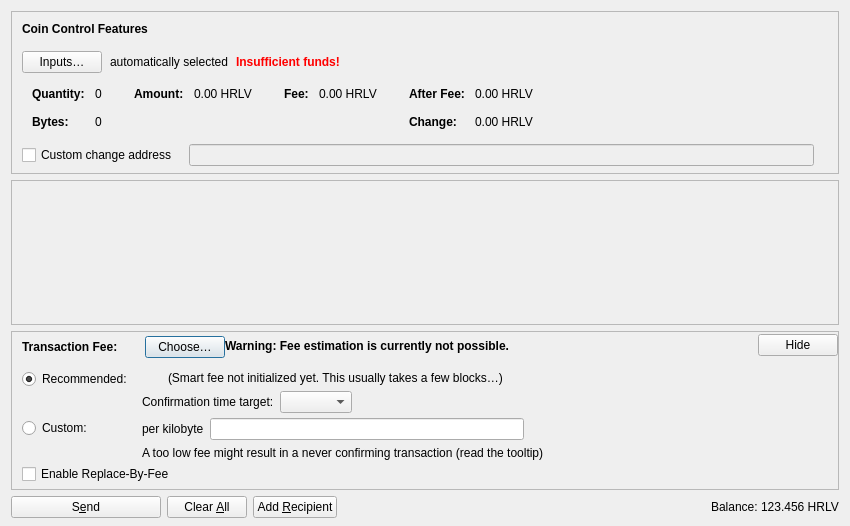
<?xml version="1.0" encoding="UTF-8"?>
<ui version="4.0">
 <class>SendCoinsDialog</class>
 <widget class="QDialog" name="SendCoinsDialog">
  <property name="geometry">
   <rect>
    <x>0</x>
    <y>0</y>
    <width>850</width>
    <height>526</height>
   </rect>
  </property>
  <property name="windowTitle">
   <string>Send Coins</string>
  </property>
  <layout class="QVBoxLayout" name="verticalLayout" stretch="0,1,0,0">
   <property name="bottomMargin">
    <number>8</number>
   </property>
   <item>
    <widget class="QFrame" name="frameCoinControl">
     <property name="sizePolicy">
      <sizepolicy hsizetype="Expanding" vsizetype="Expanding">
       <horstretch>0</horstretch>
       <verstretch>0</verstretch>
      </sizepolicy>
     </property>
     <property name="maximumSize">
      <size>
       <width>16777215</width>
       <height>16777215</height>
      </size>
     </property>
     <property name="frameShape">
      <enum>QFrame::StyledPanel</enum>
     </property>
     <property name="frameShadow">
      <enum>QFrame::Sunken</enum>
     </property>
     <layout class="QVBoxLayout" name="verticalLayoutCoinControl2">
      <property name="spacing">
       <number>0</number>
      </property>
      <property name="leftMargin">
       <number>0</number>
      </property>
      <property name="topMargin">
       <number>0</number>
      </property>
      <property name="rightMargin">
       <number>0</number>
      </property>
      <property name="bottomMargin">
       <number>6</number>
      </property>
      <item>
       <layout class="QVBoxLayout" name="verticalLayoutCoinControl" stretch="0,0,0,0,1">
        <property name="spacing">
         <number>0</number>
        </property>
        <property name="leftMargin">
         <number>10</number>
        </property>
        <property name="topMargin">
         <number>10</number>
        </property>
        <item>
         <layout class="QHBoxLayout" name="horizontalLayoutCoinControl1">
          <property name="bottomMargin">
           <number>15</number>
          </property>
          <item>
           <widget class="QLabel" name="labelCoinControlFeatures">
            <property name="sizePolicy">
             <sizepolicy hsizetype="Preferred" vsizetype="Maximum">
              <horstretch>0</horstretch>
              <verstretch>0</verstretch>
             </sizepolicy>
            </property>
            <property name="font">
             <font>
              <weight>75</weight>
              <bold>true</bold>
             </font>
            </property>
            <property name="styleSheet">
             <string notr="true">font-weight:bold;</string>
            </property>
            <property name="text">
             <string>Coin Control Features</string>
            </property>
           </widget>
          </item>
         </layout>
        </item>
        <item>
         <layout class="QHBoxLayout" name="horizontalLayoutCoinControl2" stretch="0,0,0,0">
          <property name="spacing">
           <number>8</number>
          </property>
          <property name="bottomMargin">
           <number>10</number>
          </property>
          <item>
           <widget class="QPushButton" name="pushButtonCoinControl">
            <property name="styleSheet">
             <string notr="true"/>
            </property>
            <property name="text">
             <string>Inputs…</string>
            </property>
            <property name="autoDefault">
             <bool>false</bool>
            </property>
           </widget>
          </item>
          <item>
           <widget class="QLabel" name="labelCoinControlAutomaticallySelected">
            <property name="text">
             <string>automatically selected</string>
            </property>
            <property name="margin">
             <number>5</number>
            </property>
           </widget>
          </item>
          <item>
           <widget class="QLabel" name="labelCoinControlInsuffFunds">
            <property name="font">
             <font>
              <weight>75</weight>
              <bold>true</bold>
             </font>
            </property>
            <property name="styleSheet">
             <string notr="true">color:red;font-weight:bold;</string>
            </property>
            <property name="text">
             <string>Insufficient funds!</string>
            </property>
            <property name="margin">
             <number>5</number>
            </property>
           </widget>
          </item>
          <item>
           <spacer name="horizontalSpacerCoinControl">
            <property name="orientation">
             <enum>Qt::Horizontal</enum>
            </property>
            <property name="sizeHint" stdset="0">
             <size>
              <width>40</width>
              <height>1</height>
             </size>
            </property>
           </spacer>
          </item>
         </layout>
        </item>
        <item>
         <widget class="QWidget" name="widgetCoinControl" native="true">
          <property name="sizePolicy">
           <sizepolicy hsizetype="Preferred" vsizetype="Preferred">
            <horstretch>0</horstretch>
            <verstretch>0</verstretch>
           </sizepolicy>
          </property>
          <property name="minimumSize">
           <size>
            <width>0</width>
            <height>0</height>
           </size>
          </property>
          <property name="styleSheet">
           <string notr="true"/>
          </property>
          <layout class="QHBoxLayout" name="horizontalLayoutCoinControl5">
           <property name="leftMargin">
            <number>0</number>
           </property>
           <property name="topMargin">
            <number>0</number>
           </property>
           <property name="rightMargin">
            <number>0</number>
           </property>
           <property name="bottomMargin">
            <number>0</number>
           </property>
           <item>
            <layout class="QHBoxLayout" name="horizontalLayoutCoinControl3" stretch="0,0,0,1">
             <property name="spacing">
              <number>20</number>
             </property>
             <property name="topMargin">
              <number>0</number>
             </property>
             <property name="bottomMargin">
              <number>10</number>
             </property>
             <item>
              <layout class="QFormLayout" name="formLayoutCoinControl1">
               <property name="labelAlignment">
                <set>Qt::AlignLeft|Qt::AlignVCenter</set>
               </property>
               <property name="horizontalSpacing">
                <number>10</number>
               </property>
               <property name="verticalSpacing">
                <number>14</number>
               </property>
               <property name="leftMargin">
                <number>10</number>
               </property>
               <property name="topMargin">
                <number>4</number>
               </property>
               <property name="rightMargin">
                <number>6</number>
               </property>
               <item row="0" column="0">
                <widget class="QLabel" name="labelCoinControlQuantityText">
                 <property name="font">
                  <font>
                   <weight>75</weight>
                   <bold>true</bold>
                  </font>
                 </property>
                 <property name="text">
                  <string>Quantity:</string>
                 </property>
                 <property name="margin">
                  <number>0</number>
                 </property>
                </widget>
               </item>
               <item row="0" column="1">
                <widget class="QLabel" name="labelCoinControlQuantity">
                 <property name="cursor">
                  <cursorShape>IBeamCursor</cursorShape>
                 </property>
                 <property name="contextMenuPolicy">
                  <enum>Qt::ActionsContextMenu</enum>
                 </property>
                 <property name="text">
                  <string notr="true">0</string>
                 </property>
                 <property name="margin">
                  <number>0</number>
                 </property>
                 <property name="textInteractionFlags">
                  <set>Qt::LinksAccessibleByMouse|Qt::TextSelectableByKeyboard|Qt::TextSelectableByMouse</set>
                 </property>
                </widget>
               </item>
               <item row="1" column="0">
                <widget class="QLabel" name="labelCoinControlBytesText">
                 <property name="font">
                  <font>
                   <weight>75</weight>
                   <bold>true</bold>
                  </font>
                 </property>
                 <property name="text">
                  <string>Bytes:</string>
                 </property>
                </widget>
               </item>
               <item row="1" column="1">
                <widget class="QLabel" name="labelCoinControlBytes">
                 <property name="cursor">
                  <cursorShape>IBeamCursor</cursorShape>
                 </property>
                 <property name="contextMenuPolicy">
                  <enum>Qt::ActionsContextMenu</enum>
                 </property>
                 <property name="text">
                  <string notr="true">0</string>
                 </property>
                 <property name="textInteractionFlags">
                  <set>Qt::LinksAccessibleByMouse|Qt::TextSelectableByKeyboard|Qt::TextSelectableByMouse</set>
                 </property>
                </widget>
               </item>
              </layout>
             </item>
             <item>
              <layout class="QFormLayout" name="formLayoutCoinControl2">
               <property name="horizontalSpacing">
                <number>10</number>
               </property>
               <property name="verticalSpacing">
                <number>14</number>
               </property>
               <property name="leftMargin">
                <number>6</number>
               </property>
               <property name="topMargin">
                <number>4</number>
               </property>
               <property name="rightMargin">
                <number>6</number>
               </property>
               <item row="0" column="0">
                <widget class="QLabel" name="labelCoinControlAmountText">
                 <property name="font">
                  <font>
                   <weight>75</weight>
                   <bold>true</bold>
                  </font>
                 </property>
                 <property name="text">
                  <string>Amount:</string>
                 </property>
                 <property name="margin">
                  <number>0</number>
                 </property>
                </widget>
               </item>
               <item row="0" column="1">
                <widget class="QLabel" name="labelCoinControlAmount">
                 <property name="cursor">
                  <cursorShape>IBeamCursor</cursorShape>
                 </property>
                 <property name="contextMenuPolicy">
                  <enum>Qt::ActionsContextMenu</enum>
                 </property>
                 <property name="text">
                  <string notr="true">0.00 HRLV</string>
                 </property>
                 <property name="textInteractionFlags">
                  <set>Qt::LinksAccessibleByMouse|Qt::TextSelectableByKeyboard|Qt::TextSelectableByMouse</set>
                 </property>
                </widget>
               </item>
              </layout>
             </item>
             <item>
              <layout class="QFormLayout" name="formLayoutCoinControl3">
               <property name="horizontalSpacing">
                <number>10</number>
               </property>
               <property name="verticalSpacing">
                <number>14</number>
               </property>
               <property name="leftMargin">
                <number>6</number>
               </property>
               <property name="topMargin">
                <number>4</number>
               </property>
               <property name="rightMargin">
                <number>6</number>
               </property>
               <item row="0" column="0">
                <widget class="QLabel" name="labelCoinControlFeeText">
                 <property name="font">
                  <font>
                   <weight>75</weight>
                   <bold>true</bold>
                  </font>
                 </property>
                 <property name="text">
                  <string>Fee:</string>
                 </property>
                 <property name="margin">
                  <number>0</number>
                 </property>
                </widget>
               </item>
               <item row="0" column="1">
                <widget class="QLabel" name="labelCoinControlFee">
                 <property name="cursor">
                  <cursorShape>IBeamCursor</cursorShape>
                 </property>
                 <property name="contextMenuPolicy">
                  <enum>Qt::ActionsContextMenu</enum>
                 </property>
                 <property name="text">
                  <string notr="true">0.00 HRLV</string>
                 </property>
                 <property name="textInteractionFlags">
                  <set>Qt::LinksAccessibleByMouse|Qt::TextSelectableByKeyboard|Qt::TextSelectableByMouse</set>
                 </property>
                </widget>
               </item>
              </layout>
             </item>
             <item>
              <layout class="QFormLayout" name="formLayoutCoinControl4">
               <property name="labelAlignment">
                <set>Qt::AlignLeft|Qt::AlignVCenter</set>
               </property>
               <property name="horizontalSpacing">
                <number>10</number>
               </property>
               <property name="verticalSpacing">
                <number>14</number>
               </property>
               <property name="leftMargin">
                <number>6</number>
               </property>
               <property name="topMargin">
                <number>4</number>
               </property>
               <property name="rightMargin">
                <number>6</number>
               </property>
               <item row="0" column="0">
                <widget class="QLabel" name="labelCoinControlAfterFeeText">
                 <property name="font">
                  <font>
                   <weight>75</weight>
                   <bold>true</bold>
                  </font>
                 </property>
                 <property name="text">
                  <string>After Fee:</string>
                 </property>
                 <property name="margin">
                  <number>0</number>
                 </property>
                </widget>
               </item>
               <item row="0" column="1">
                <widget class="QLabel" name="labelCoinControlAfterFee">
                 <property name="cursor">
                  <cursorShape>IBeamCursor</cursorShape>
                 </property>
                 <property name="contextMenuPolicy">
                  <enum>Qt::ActionsContextMenu</enum>
                 </property>
                 <property name="text">
                  <string notr="true">0.00 HRLV</string>
                 </property>
                 <property name="textInteractionFlags">
                  <set>Qt::LinksAccessibleByMouse|Qt::TextSelectableByKeyboard|Qt::TextSelectableByMouse</set>
                 </property>
                </widget>
               </item>
               <item row="1" column="0">
                <widget class="QLabel" name="labelCoinControlChangeText">
                 <property name="font">
                  <font>
                   <weight>75</weight>
                   <bold>true</bold>
                  </font>
                 </property>
                 <property name="text">
                  <string>Change:</string>
                 </property>
                </widget>
               </item>
               <item row="1" column="1">
                <widget class="QLabel" name="labelCoinControlChange">
                 <property name="cursor">
                  <cursorShape>IBeamCursor</cursorShape>
                 </property>
                 <property name="contextMenuPolicy">
                  <enum>Qt::ActionsContextMenu</enum>
                 </property>
                 <property name="text">
                  <string notr="true">0.00 HRLV</string>
                 </property>
                 <property name="textInteractionFlags">
                  <set>Qt::LinksAccessibleByMouse|Qt::TextSelectableByKeyboard|Qt::TextSelectableByMouse</set>
                 </property>
                </widget>
               </item>
              </layout>
             </item>
            </layout>
           </item>
          </layout>
         </widget>
        </item>
        <item>
         <layout class="QHBoxLayout" name="horizontalLayoutCoinControl4" stretch="0,0,0">
          <property name="spacing">
           <number>12</number>
          </property>
          <property name="sizeConstraint">
           <enum>QLayout::SetDefaultConstraint</enum>
          </property>
          <property name="topMargin">
           <number>5</number>
          </property>
          <property name="rightMargin">
           <number>5</number>
          </property>
          <item>
           <widget class="QCheckBox" name="checkBoxCoinControlChange">
            <property name="toolTip">
             <string>If this is activated, but the change address is empty or invalid, change will be sent to a newly generated address.</string>
            </property>
            <property name="text">
             <string>Custom change address</string>
            </property>
           </widget>
          </item>
          <item>
           <widget class="QValidatedLineEdit" name="lineEditCoinControlChange">
            <property name="enabled">
             <bool>false</bool>
            </property>
            <property name="sizePolicy">
             <sizepolicy hsizetype="Expanding" vsizetype="Fixed">
              <horstretch>0</horstretch>
              <verstretch>0</verstretch>
             </sizepolicy>
            </property>
           </widget>
          </item>
          <item>
           <widget class="QLabel" name="labelCoinControlChangeLabel">
            <property name="sizePolicy">
             <sizepolicy hsizetype="Preferred" vsizetype="Expanding">
              <horstretch>0</horstretch>
              <verstretch>0</verstretch>
             </sizepolicy>
            </property>
            <property name="minimumSize">
             <size>
              <width>0</width>
              <height>0</height>
             </size>
            </property>
            <property name="text">
             <string/>
            </property>
            <property name="margin">
             <number>3</number>
            </property>
           </widget>
          </item>
         </layout>
        </item>
        <item>
         <spacer name="verticalSpacerCoinControl">
          <property name="orientation">
           <enum>Qt::Vertical</enum>
          </property>
          <property name="sizeHint" stdset="0">
           <size>
            <width>800</width>
            <height>1</height>
           </size>
          </property>
         </spacer>
        </item>
       </layout>
      </item>
     </layout>
    </widget>
   </item>
   <item>
    <widget class="QScrollArea" name="scrollArea">
     <property name="widgetResizable">
      <bool>true</bool>
     </property>
     <widget class="QWidget" name="scrollAreaWidgetContents">
      <property name="geometry">
       <rect>
        <x>0</x>
        <y>0</y>
        <width>830</width>
        <height>104</height>
       </rect>
      </property>
      <layout class="QVBoxLayout" name="verticalLayout_2" stretch="0,1">
       <property name="leftMargin">
        <number>0</number>
       </property>
       <property name="topMargin">
        <number>0</number>
       </property>
       <property name="rightMargin">
        <number>0</number>
       </property>
       <property name="bottomMargin">
        <number>0</number>
       </property>
       <item>
        <layout class="QVBoxLayout" name="entries">
         <property name="spacing">
          <number>6</number>
         </property>
        </layout>
       </item>
       <item>
        <spacer name="verticalSpacer">
         <property name="orientation">
          <enum>Qt::Vertical</enum>
         </property>
         <property name="sizeHint" stdset="0">
          <size>
           <width>20</width>
           <height>40</height>
          </size>
         </property>
        </spacer>
       </item>
      </layout>
     </widget>
    </widget>
   </item>
   <item>
    <widget class="QFrame" name="frameFee">
     <property name="sizePolicy">
      <sizepolicy hsizetype="Expanding" vsizetype="Expanding">
       <horstretch>0</horstretch>
       <verstretch>0</verstretch>
      </sizepolicy>
     </property>
     <property name="maximumSize">
      <size>
       <width>16777215</width>
       <height>16777215</height>
      </size>
     </property>
     <property name="frameShape">
      <enum>QFrame::StyledPanel</enum>
     </property>
     <property name="frameShadow">
      <enum>QFrame::Sunken</enum>
     </property>
     <layout class="QVBoxLayout" name="verticalLayoutFee1">
      <property name="spacing">
       <number>0</number>
      </property>
      <property name="leftMargin">
       <number>0</number>
      </property>
      <property name="topMargin">
       <number>0</number>
      </property>
      <property name="rightMargin">
       <number>0</number>
      </property>
      <property name="bottomMargin">
       <number>0</number>
      </property>
      <item>
       <layout class="QVBoxLayout" name="verticalLayoutFee2" stretch="0,0,0">
        <property name="spacing">
         <number>0</number>
        </property>
        <property name="leftMargin">
         <number>10</number>
        </property>
        <property name="topMargin">
         <number>0</number>
        </property>
        <item>
         <layout class="QHBoxLayout" name="horizontalLayoutFee1">
          <property name="bottomMargin">
           <number>0</number>
          </property>
          <item>
           <layout class="QVBoxLayout" name="verticalLayoutFee7">
            <property name="spacing">
             <number>0</number>
            </property>
            <item>
             <spacer name="verticalSpacerSmartFee">
              <property name="orientation">
               <enum>Qt::Vertical</enum>
              </property>
              <property name="sizeType">
               <enum>QSizePolicy::Fixed</enum>
              </property>
              <property name="sizeHint" stdset="0">
               <size>
                <width>1</width>
                <height>4</height>
               </size>
              </property>
             </spacer>
            </item>
            <item>
             <layout class="QHBoxLayout" name="horizontalLayoutSmartFee">
              <property name="spacing">
               <number>10</number>
              </property>
              <item>
               <widget class="QLabel" name="labelFeeHeadline">
                <property name="sizePolicy">
                 <sizepolicy hsizetype="Preferred" vsizetype="Maximum">
                  <horstretch>0</horstretch>
                  <verstretch>0</verstretch>
                 </sizepolicy>
                </property>
                <property name="font">
                 <font>
                  <weight>75</weight>
                  <bold>true</bold>
                 </font>
                </property>
                <property name="styleSheet">
                 <string notr="true">font-weight:bold;</string>
                </property>
                <property name="text">
                 <string>Transaction Fee:</string>
                </property>
               </widget>
              </item>
              <item>
               <widget class="QLabel" name="labelFeeMinimized">
                <property name="text">
                 <string/>
                </property>
               </widget>
              </item>
              <item>
               <widget class="QPushButton" name="buttonChooseFee">
                <property name="text">
                 <string>Choose…</string>
                </property>
               </widget>
              </item>
             </layout>
            </item>
            <item>
             <spacer name="verticalSpacer_5">
              <property name="orientation">
               <enum>Qt::Vertical</enum>
              </property>
              <property name="sizeHint" stdset="0">
               <size>
                <width>1</width>
                <height>1</height>
               </size>
              </property>
             </spacer>
            </item>
           </layout>
          </item>
          <item>
           <widget class="QLabel" name="fallbackFeeWarningLabel">
            <property name="toolTip">
             <string>Using the fallbackfee can result in sending a transaction that will take several hours or days (or never) to confirm. Consider choosing your fee manually or wait until you have validated the complete chain.</string>
            </property>
            <property name="font">
            <font>
                <weight>75</weight>
                <bold>true</bold>
            </font>
            </property>
            <property name="text">
             <string>Warning: Fee estimation is currently not possible.</string>
            </property>
            <property name="wordWrap">
             <bool>false</bool>
            </property>
           </widget>
          </item>
          <item>
           <spacer name="horizontalSpacer_4">
            <property name="orientation">
             <enum>Qt::Horizontal</enum>
            </property>
            <property name="sizeType">
             <enum>QSizePolicy::MinimumExpanding</enum>
            </property>
            <property name="sizeHint" stdset="0">
             <size>
              <width>40</width>
              <height>20</height>
             </size>
            </property>
           </spacer>
          </item>
          <item>
           <widget class="QPushButton" name="buttonMinimizeFee">
            <property name="toolTip">
             <string>Hide transaction fee settings</string>
            </property>
            <property name="text">
             <string>Hide</string>
            </property>
           </widget>
          </item>
         </layout>
        </item>
        <item>
         <widget class="QFrame" name="frameFeeSelection">
          <layout class="QVBoxLayout" name="verticalLayoutFee12">
           <property name="spacing">
            <number>0</number>
           </property>
           <property name="leftMargin">
            <number>0</number>
           </property>
           <property name="topMargin">
            <number>0</number>
           </property>
           <property name="rightMargin">
            <number>0</number>
           </property>
           <property name="bottomMargin">
            <number>0</number>
           </property>
           <item>
            <layout class="QGridLayout" name="gridLayoutFee">
             <property name="topMargin">
              <number>10</number>
             </property>
             <property name="bottomMargin">
              <number>4</number>
             </property>
             <property name="horizontalSpacing">
              <number>10</number>
             </property>
             <property name="verticalSpacing">
              <number>4</number>
             </property>
             <item row="1" column="1">
              <layout class="QVBoxLayout" name="verticalLayoutFee8">
               <property name="spacing">
                <number>6</number>
               </property>
               <item>
                <layout class="QHBoxLayout" name="horizontalLayoutFee13">
                 <item>
                  <widget class="QLabel" name="labelCustomPerKilobyte">
                   <property name="toolTip">
                    <string>Specify a custom fee per kB (1,000 bytes) of the transaction's virtual size.

Note:  Since the fee is calculated on a per-byte basis, a fee rate of "100 satoshis per kvB" for a transaction size of 500 virtual bytes (half of 1 kvB) would ultimately yield a fee of only 50 satoshis.</string>
                   </property>
                   <property name="text">
                    <string>per kilobyte</string>
                   </property>
                  </widget>
                 </item>
                 <item>
                  <widget class="BitcoinAmountField" name="customFee"/>
                 </item>
                 <item>
                  <spacer name="horizontalSpacer_6">
                   <property name="orientation">
                    <enum>Qt::Horizontal</enum>
                   </property>
                   <property name="sizeHint" stdset="0">
                    <size>
                     <width>1</width>
                     <height>1</height>
                    </size>
                   </property>
                  </spacer>
                 </item>
                </layout>
               </item>
               <item>
                <layout class="QHBoxLayout" name="horizontalLayoutFee8">
                 <item>
                  <widget class="QLabel" name="labelCustomFeeWarning">
                   <property name="enabled">
                    <bool>true</bool>
                   </property>
                   <property name="toolTip">
                    <string>When there is less transaction volume than space in the blocks, miners as well as relaying nodes may enforce a minimum fee. Paying only this minimum fee is just fine, but be aware that this can result in a never confirming transaction once there is more demand for hashvive transactions than the network can process.</string>
                   </property>
                   <property name="text">
                    <string>A too low fee might result in a never confirming transaction (read the tooltip)</string>
                   </property>
                  </widget>
                 </item>
                 <item>
                  <spacer name="horizontalSpacer_2">
                   <property name="orientation">
                    <enum>Qt::Horizontal</enum>
                   </property>
                   <property name="sizeHint" stdset="0">
                    <size>
                     <width>1</width>
                     <height>1</height>
                    </size>
                   </property>
                  </spacer>
                 </item>
                </layout>
               </item>
              </layout>
             </item>
             <item row="0" column="0">
              <layout class="QVBoxLayout" name="verticalLayoutFee4" stretch="0,1">
               <item>
                <widget class="QRadioButton" name="radioSmartFee">
                 <property name="text">
                  <string>Recommended:</string>
                 </property>
                 <property name="checked">
                  <bool>true</bool>
                 </property>
                 <attribute name="buttonGroup">
                  <string notr="true">groupFee</string>
                 </attribute>
                </widget>
               </item>
               <item>
                <spacer name="verticalSpacer_2">
                 <property name="orientation">
                  <enum>Qt::Vertical</enum>
                 </property>
                 <property name="sizeHint" stdset="0">
                  <size>
                   <width>1</width>
                   <height>1</height>
                  </size>
                 </property>
                </spacer>
               </item>
              </layout>
             </item>
             <item row="1" column="0">
              <layout class="QVBoxLayout" name="verticalLayoutFee9" stretch="0,1">
               <item>
                <widget class="QRadioButton" name="radioCustomFee">
                 <property name="text">
                  <string>Custom:</string>
                 </property>
                 <attribute name="buttonGroup">
                  <string notr="true">groupFee</string>
                 </attribute>
                </widget>
               </item>
               <item>
                <spacer name="verticalSpacer_6">
                 <property name="orientation">
                  <enum>Qt::Vertical</enum>
                 </property>
                 <property name="sizeHint" stdset="0">
                  <size>
                   <width>1</width>
                   <height>1</height>
                  </size>
                 </property>
                </spacer>
               </item>
              </layout>
             </item>
             <item row="0" column="1">
              <layout class="QVBoxLayout" name="verticalLayoutFee3" stretch="0,0,1">
               <property name="spacing">
                <number>6</number>
               </property>
               <property name="topMargin">
                <number>2</number>
               </property>
               <item>
                <layout class="QHBoxLayout" name="horizontalLayoutFee12">
                 <item>
                  <widget class="QLabel" name="labelSmartFee">
                   <property name="text">
                    <string/>
                   </property>
                  </widget>
                 </item>
                 <item>
                  <widget class="QLabel" name="labelFeeEstimation">
                   <property name="text">
                    <string/>
                   </property>
                  </widget>
                 </item>
                 <item>
                  <widget class="QLabel" name="labelSmartFee2">
                   <property name="text">
                    <string>(Smart fee not initialized yet. This usually takes a few blocks…)</string>
                   </property>
                  </widget>
                 </item>
                 <item>
                  <spacer name="horizontalSpacer_5">
                   <property name="orientation">
                    <enum>Qt::Horizontal</enum>
                   </property>
                   <property name="sizeHint" stdset="0">
                    <size>
                     <width>1</width>
                     <height>1</height>
                    </size>
                   </property>
                  </spacer>
                 </item>
                </layout>
               </item>
               <item>
                <layout class="QHBoxLayout" name="horizontalLayoutFee9">
                 <item>
                  <layout class="QVBoxLayout" name="verticalLayoutFee6">
                   <item>
                    <widget class="QLabel" name="labelSmartFee3">
                     <property name="text">
                      <string>Confirmation time target:</string>
                     </property>
                    </widget>
                   </item>
                  </layout>
                 </item>
                 <item>
                  <layout class="QVBoxLayout" name="verticalLayoutFee5">
                   <property name="rightMargin">
                    <number>30</number>
                   </property>
                   <item>
                    <layout class="QHBoxLayout" name="horizontalLayoutConfTarget">
                     <property name="bottomMargin">
                      <number>0</number>
                     </property>
                     <item>
                      <widget class="QComboBox" name="confTargetSelector"/>
                     </item>
                     <item>
                      <spacer name="horizontalSpacerConfTarget">
                       <property name="orientation">
                        <enum>Qt::Horizontal</enum>
                       </property>
                       <property name="sizeHint" stdset="0">
                        <size>
                         <width>40</width>
                         <height>20</height>
                        </size>
                       </property>
                      </spacer>
                     </item>
                    </layout>
                   </item>
                  </layout>
                 </item>
                </layout>
               </item>
               <item>
                <spacer name="verticalSpacer_4">
                 <property name="orientation">
                  <enum>Qt::Vertical</enum>
                 </property>
                 <property name="sizeHint" stdset="0">
                  <size>
                   <width>1</width>
                   <height>1</height>
                  </size>
                 </property>
                </spacer>
               </item>
              </layout>
             </item>
            </layout>
           </item>
           <item>
            <widget class="QCheckBox" name="optInRBF">
             <property name="text">
              <string>Enable Replace-By-Fee</string>
             </property>
             <property name="toolTip">
              <string>With Replace-By-Fee (BIP-125) you can increase a transaction's fee after it is sent. Without this, a higher fee may be recommended to compensate for increased transaction delay risk.</string>
             </property>
            </widget>
           </item>
          </layout>
         </widget>
        </item>
        <item>
         <spacer name="verticalSpacerFee">
          <property name="orientation">
           <enum>Qt::Vertical</enum>
          </property>
          <property name="sizeHint" stdset="0">
           <size>
            <width>40</width>
            <height>5</height>
           </size>
          </property>
         </spacer>
        </item>
       </layout>
      </item>
     </layout>
    </widget>
   </item>
   <item>
    <layout class="QHBoxLayout" name="horizontalLayout">
     <item>
      <widget class="QPushButton" name="sendButton">
       <property name="minimumSize">
        <size>
         <width>150</width>
         <height>0</height>
        </size>
       </property>
       <property name="toolTip">
        <string>Confirm the send action</string>
       </property>
       <property name="text">
        <string>S&amp;end</string>
       </property>
       <property name="icon">
        <iconset resource="../hashvive.qrc">
         <normaloff>:/icons/send</normaloff>:/icons/send</iconset>
       </property>
       <property name="autoDefault">
        <bool>false</bool>
       </property>
       <property name="default">
        <bool>false</bool>
       </property>
      </widget>
     </item>
     <item>
      <widget class="QPushButton" name="clearButton">
       <property name="sizePolicy">
        <sizepolicy hsizetype="Minimum" vsizetype="Fixed">
         <horstretch>0</horstretch>
         <verstretch>0</verstretch>
        </sizepolicy>
       </property>
       <property name="toolTip">
        <string>Clear all fields of the form.</string>
       </property>
       <property name="text">
        <string>Clear &amp;All</string>
       </property>
       <property name="icon">
        <iconset resource="../hashvive.qrc">
         <normaloff>:/icons/remove</normaloff>:/icons/remove</iconset>
       </property>
       <property name="autoDefault">
        <bool>false</bool>
       </property>
      </widget>
     </item>
     <item>
      <widget class="QPushButton" name="addButton">
       <property name="toolTip">
        <string>Send to multiple recipients at once</string>
       </property>
       <property name="text">
        <string>Add &amp;Recipient</string>
       </property>
       <property name="icon">
        <iconset resource="../hashvive.qrc">
         <normaloff>:/icons/add</normaloff>:/icons/add</iconset>
       </property>
       <property name="autoDefault">
        <bool>false</bool>
       </property>
      </widget>
     </item>
     <item>
      <spacer name="horizontalSpacer">
       <property name="orientation">
        <enum>Qt::Horizontal</enum>
       </property>
       <property name="sizeHint" stdset="0">
        <size>
         <width>40</width>
         <height>20</height>
        </size>
       </property>
      </spacer>
     </item>
     <item>
      <layout class="QHBoxLayout" name="horizontalLayout_2">
       <property name="spacing">
        <number>3</number>
       </property>
       <item>
        <widget class="QLabel" name="labelBalanceName">
         <property name="sizePolicy">
          <sizepolicy hsizetype="Preferred" vsizetype="Fixed">
           <horstretch>0</horstretch>
           <verstretch>0</verstretch>
          </sizepolicy>
         </property>
         <property name="text">
          <string>Balance:</string>
         </property>
        </widget>
       </item>
       <item>
        <widget class="QLabel" name="labelBalance">
         <property name="sizePolicy">
          <sizepolicy hsizetype="Preferred" vsizetype="Fixed">
           <horstretch>0</horstretch>
           <verstretch>0</verstretch>
          </sizepolicy>
         </property>
         <property name="cursor">
          <cursorShape>IBeamCursor</cursorShape>
         </property>
         <property name="text">
          <string notr="true">123.456 HRLV</string>
         </property>
         <property name="textInteractionFlags">
          <set>Qt::LinksAccessibleByMouse|Qt::TextSelectableByKeyboard|Qt::TextSelectableByMouse</set>
         </property>
        </widget>
       </item>
      </layout>
     </item>
    </layout>
   </item>
  </layout>
 </widget>
 <customwidgets>
  <customwidget>
   <class>QValidatedLineEdit</class>
   <extends>QLineEdit</extends>
   <header>qt/qvalidatedlineedit.h</header>
  </customwidget>
  <customwidget>
   <class>BitcoinAmountField</class>
   <extends>QLineEdit</extends>
   <header>qt/hashviveamountfield.h</header>
   <container>1</container>
  </customwidget>
 </customwidgets>
 <resources>
  <include location="../hashvive.qrc"/>
 </resources>
 <connections/>
 <buttongroups>
  <buttongroup name="groupFee"/>
 </buttongroups>
</ui>
